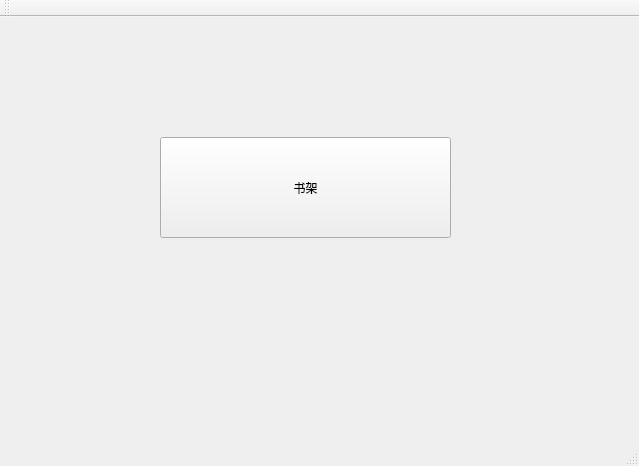
<?xml version="1.0" encoding="UTF-8"?>
<ui version="4.0">
 <class>MainWindow</class>
 <widget class="QMainWindow" name="MainWindow">
  <property name="geometry">
   <rect>
    <x>0</x>
    <y>0</y>
    <width>639</width>
    <height>466</height>
   </rect>
  </property>
  <property name="windowTitle">
   <string>MainWindow</string>
  </property>
  <widget class="QWidget" name="centralWidget">
   <widget class="QPushButton" name="pushButton">
    <property name="geometry">
     <rect>
      <x>160</x>
      <y>120</y>
      <width>291</width>
      <height>101</height>
     </rect>
    </property>
    <property name="text">
     <string>书架</string>
    </property>
   </widget>
  </widget>
  <widget class="QMenuBar" name="menuBar">
   <property name="geometry">
    <rect>
     <x>0</x>
     <y>0</y>
     <width>639</width>
     <height>19</height>
    </rect>
   </property>
  </widget>
  <widget class="QToolBar" name="mainToolBar">
   <attribute name="toolBarArea">
    <enum>TopToolBarArea</enum>
   </attribute>
   <attribute name="toolBarBreak">
    <bool>false</bool>
   </attribute>
  </widget>
  <widget class="QStatusBar" name="statusBar"/>
 </widget>
 <layoutdefault spacing="6" margin="11"/>
 <resources/>
 <connections/>
</ui>
